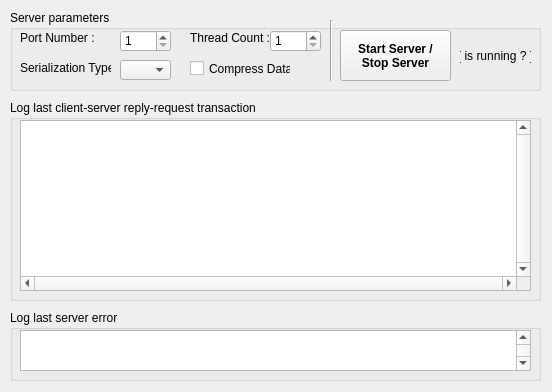
<?xml version="1.0" encoding="UTF-8"?>
<ui version="4.0">
 <class>dlgServer</class>
 <widget class="QWidget" name="dlgServer">
  <property name="geometry">
   <rect>
    <x>0</x>
    <y>0</y>
    <width>552</width>
    <height>392</height>
   </rect>
  </property>
  <property name="minimumSize">
   <size>
    <width>552</width>
    <height>392</height>
   </size>
  </property>
  <property name="maximumSize">
   <size>
    <width>552</width>
    <height>392</height>
   </size>
  </property>
  <property name="windowTitle">
   <string>qxServer</string>
  </property>
  <widget class="QGroupBox" name="grpError">
   <property name="geometry">
    <rect>
     <x>10</x>
     <y>310</y>
     <width>531</width>
     <height>71</height>
    </rect>
   </property>
   <property name="title">
    <string>Log last server error</string>
   </property>
   <widget class="QPlainTextEdit" name="txtError">
    <property name="geometry">
     <rect>
      <x>10</x>
      <y>20</y>
      <width>511</width>
      <height>41</height>
     </rect>
    </property>
    <property name="palette">
     <palette>
      <active>
       <colorrole role="Text">
        <brush brushstyle="SolidPattern">
         <color alpha="255">
          <red>170</red>
          <green>0</green>
          <blue>0</blue>
         </color>
        </brush>
       </colorrole>
      </active>
      <inactive>
       <colorrole role="Text">
        <brush brushstyle="SolidPattern">
         <color alpha="255">
          <red>170</red>
          <green>0</green>
          <blue>0</blue>
         </color>
        </brush>
       </colorrole>
      </inactive>
      <disabled>
       <colorrole role="Text">
        <brush brushstyle="SolidPattern">
         <color alpha="255">
          <red>112</red>
          <green>111</green>
          <blue>113</blue>
         </color>
        </brush>
       </colorrole>
      </disabled>
     </palette>
    </property>
    <property name="verticalScrollBarPolicy">
     <enum>Qt::ScrollBarAlwaysOn</enum>
    </property>
    <property name="readOnly">
     <bool>true</bool>
    </property>
   </widget>
  </widget>
  <widget class="QGroupBox" name="grpServerParams">
   <property name="geometry">
    <rect>
     <x>10</x>
     <y>10</y>
     <width>531</width>
     <height>81</height>
    </rect>
   </property>
   <property name="title">
    <string>Server parameters</string>
   </property>
   <widget class="QLabel" name="lblThreadCount">
    <property name="geometry">
     <rect>
      <x>180</x>
      <y>20</y>
      <width>81</width>
      <height>16</height>
     </rect>
    </property>
    <property name="toolTip">
     <string>Thread Count</string>
    </property>
    <property name="text">
     <string>Thread Count :</string>
    </property>
   </widget>
   <widget class="QLabel" name="lblSerializationType">
    <property name="geometry">
     <rect>
      <x>10</x>
      <y>50</y>
      <width>91</width>
      <height>16</height>
     </rect>
    </property>
    <property name="toolTip">
     <string>Serialization Type</string>
    </property>
    <property name="text">
     <string>Serialization Type :</string>
    </property>
   </widget>
   <widget class="QComboBox" name="cboSerializationType">
    <property name="geometry">
     <rect>
      <x>110</x>
      <y>50</y>
      <width>51</width>
      <height>20</height>
     </rect>
    </property>
    <property name="toolTip">
     <string>Serialization Type</string>
    </property>
   </widget>
   <widget class="QLabel" name="lblPortNumber">
    <property name="geometry">
     <rect>
      <x>10</x>
      <y>20</y>
      <width>81</width>
      <height>16</height>
     </rect>
    </property>
    <property name="toolTip">
     <string>Port Number</string>
    </property>
    <property name="text">
     <string>Port Number :</string>
    </property>
   </widget>
   <widget class="QSpinBox" name="spinPortNumber">
    <property name="geometry">
     <rect>
      <x>110</x>
      <y>20</y>
      <width>51</width>
      <height>22</height>
     </rect>
    </property>
    <property name="toolTip">
     <string>Port Number</string>
    </property>
    <property name="minimum">
     <number>1</number>
    </property>
    <property name="maximum">
     <number>32000</number>
    </property>
   </widget>
   <widget class="QCheckBox" name="chkCompressData">
    <property name="geometry">
     <rect>
      <x>180</x>
      <y>50</y>
      <width>101</width>
      <height>17</height>
     </rect>
    </property>
    <property name="toolTip">
     <string>Compress Data</string>
    </property>
    <property name="text">
     <string>Compress Data</string>
    </property>
   </widget>
   <widget class="QPushButton" name="btnStartStop">
    <property name="geometry">
     <rect>
      <x>330</x>
      <y>20</y>
      <width>111</width>
      <height>51</height>
     </rect>
    </property>
    <property name="font">
     <font>
      <weight>75</weight>
      <bold>true</bold>
     </font>
    </property>
    <property name="text">
     <string>Start Server /
Stop Server</string>
    </property>
   </widget>
   <widget class="Line" name="lineServerParams">
    <property name="geometry">
     <rect>
      <x>320</x>
      <y>10</y>
      <width>3</width>
      <height>61</height>
     </rect>
    </property>
    <property name="orientation">
     <enum>Qt::Vertical</enum>
    </property>
   </widget>
   <widget class="QLabel" name="imgIsRunning">
    <property name="geometry">
     <rect>
      <x>450</x>
      <y>20</y>
      <width>71</width>
      <height>51</height>
     </rect>
    </property>
    <property name="text">
     <string>[ is running ? ]</string>
    </property>
    <property name="alignment">
     <set>Qt::AlignCenter</set>
    </property>
   </widget>
   <widget class="QSpinBox" name="spinThreadCount">
    <property name="geometry">
     <rect>
      <x>260</x>
      <y>20</y>
      <width>51</width>
      <height>22</height>
     </rect>
    </property>
    <property name="toolTip">
     <string>Thread Count</string>
    </property>
    <property name="minimum">
     <number>1</number>
    </property>
    <property name="maximum">
     <number>999</number>
    </property>
   </widget>
  </widget>
  <widget class="QGroupBox" name="grpTransaction">
   <property name="geometry">
    <rect>
     <x>10</x>
     <y>100</y>
     <width>531</width>
     <height>201</height>
    </rect>
   </property>
   <property name="title">
    <string>Log last client-server reply-request transaction</string>
   </property>
   <widget class="QPlainTextEdit" name="txtTransaction">
    <property name="geometry">
     <rect>
      <x>10</x>
      <y>20</y>
      <width>511</width>
      <height>171</height>
     </rect>
    </property>
    <property name="verticalScrollBarPolicy">
     <enum>Qt::ScrollBarAlwaysOn</enum>
    </property>
    <property name="horizontalScrollBarPolicy">
     <enum>Qt::ScrollBarAlwaysOn</enum>
    </property>
    <property name="lineWrapMode">
     <enum>QPlainTextEdit::NoWrap</enum>
    </property>
    <property name="readOnly">
     <bool>true</bool>
    </property>
   </widget>
  </widget>
 </widget>
 <resources/>
 <connections/>
</ui>
